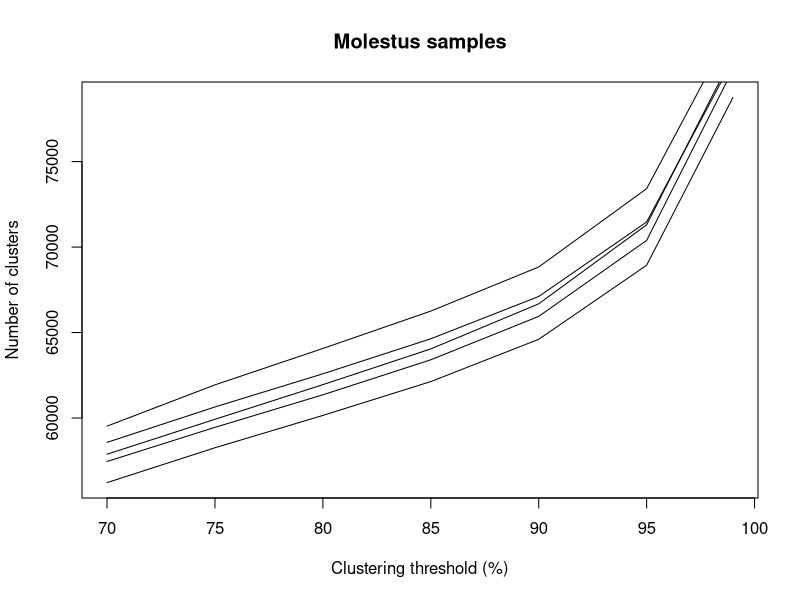
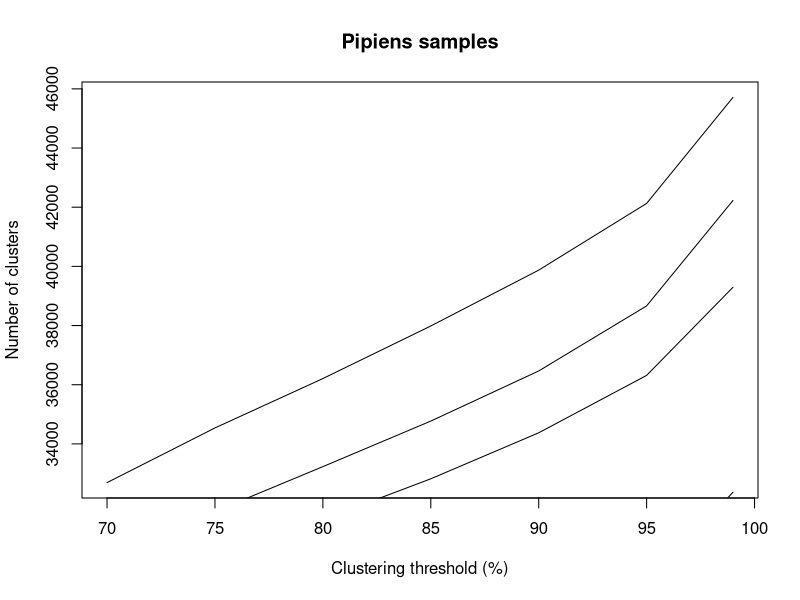

Source code (R) for these figures, in order:
clusters <- read.table('summary_clust.txt', header=TRUE)
attach(clusters)

png(filename='molestus_clusters.png')

plot(Wclust[muestra == 'Mol01_se'], total[muestra == 'Mol01_se'], type='l',
   xlab = "Clustering threshold (%)", ylab = "Number of clusters", main = 'Molestus samples')
lines(Wclust[muestra == 'Mol02_se'], total[muestra == 'Mol02_se'])
lines(Wclust[muestra == 'Mol03_se'], total[muestra == 'Mol03_se'])
lines(Wclust[muestra == 'Mol04_se'], total[muestra == 'Mol04_se'])
lines(Wclust[muestra == 'Mol05_se'], total[muestra == 'Mol05_se'])

dev.off()

png(filename='pipiens_clusters.png')

plot(Wclust[muestra == 'PipFe1_se'], total[muestra == 'PipFe1_se'], type='l',
   xlab = 'Clustering threshold (%)', ylab = 'Number of clusters', main = 'Pipiens samples')
lines(Wclust[muestra == 'PipFe2_se'], total[muestra == 'PipFe2_se'])
lines(Wclust[muestra == 'PipFe3_se'], total[muestra == 'PipFe3_se'])
lines(Wclust[muestra == 'PipFe4_se'], total[muestra == 'PipFe4_se'])
lines(Wclust[muestra == 'PipFe5_se'], total[muestra == 'PipFe5_se'])
lines(Wclust[muestra == 'PipFe6_se'], total[muestra == 'PipFe6_se'])
lines(Wclust[muestra == 'PipMa1_se'], total[muestra == 'PipMa1_se'])
lines(Wclust[muestra == 'PipMa2_se'], total[muestra == 'PipMa2_se'])
lines(Wclust[muestra == 'PipMa3_se'], total[muestra == 'PipMa3_se'])
lines(Wclust[muestra == 'PipMa4_se'], total[muestra == 'PipMa4_se'])
lines(Wclust[muestra == 'PipMa5_se'], total[muestra == 'PipMa5_se'])
lines(Wclust[muestra == 'PipMa6_se'], total[muestra == 'PipMa6_se'])


dev.off()

